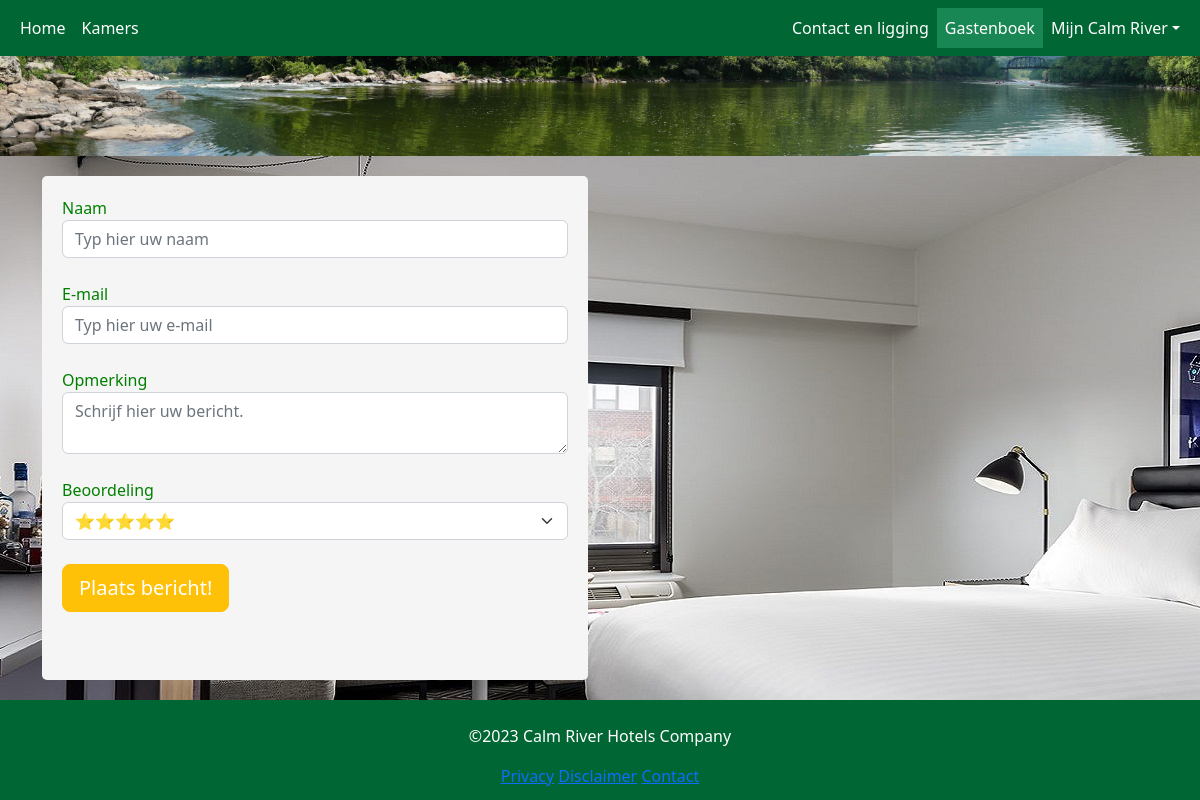
The app's page /reviews, older data.
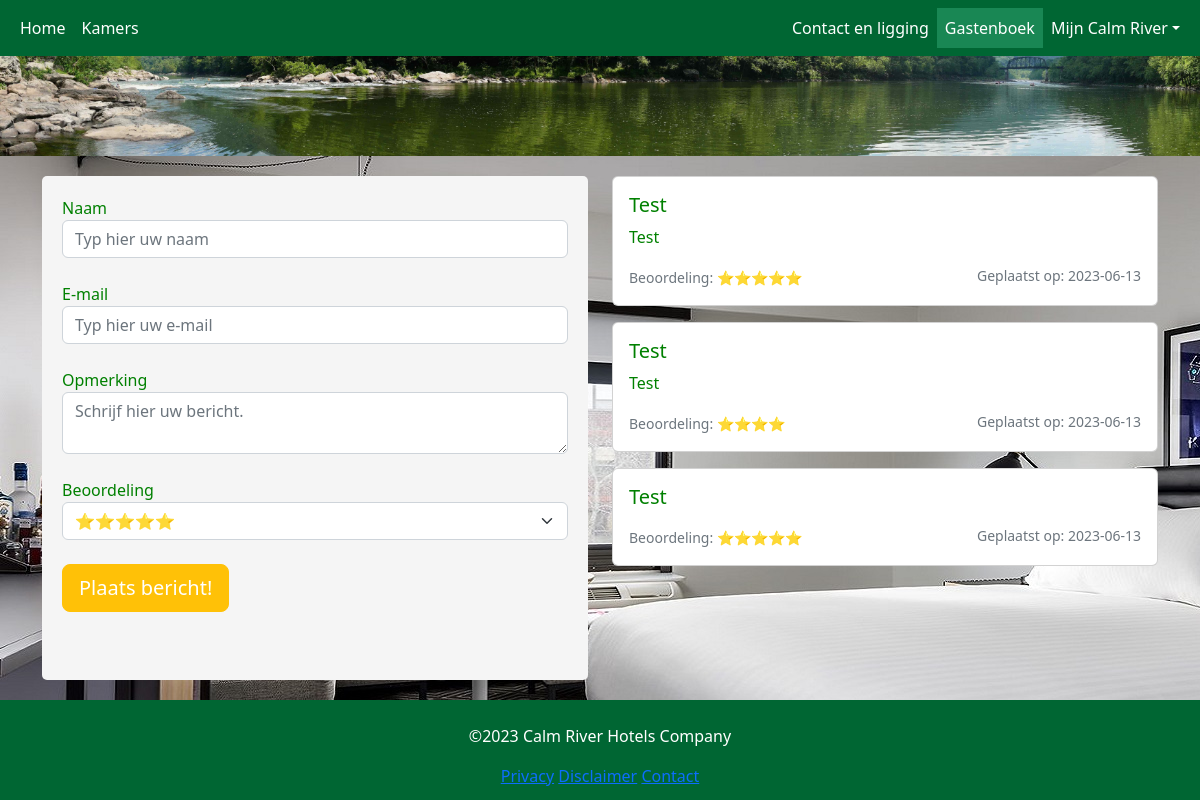
The same page, newer data.
### models/Review.py (models this page shows, shortened)
class Review(db.Model):
    __tablename__ = 'reviews'
    id = db.Column(db.Integer, primary_key=True)
    name = db.Column(db.String(50), index=True)
    rating_id = db.Column(db.Integer, default=5, index=True)
    email = db.Column(db.String(255))
    comment = db.Column(db.Text, nullable=True)
    created_at = db.Column(db.DateTime, nullable=True, unique=False, index=False, default=datetime.utcnow)
    updated_at = db.Column(db.DateTime, nullable=True, unique=False, index=False, default=datetime.utcnow)

### blueprints/reviews/views.py (the view, shortened to what this page needs)
@reviews_bp.route('/reviews', methods=['GET', 'POST'])
def reviews():
    active_page = 'reviews'
    session["url"] = active_page
    reviews = Review.query.order_by(Review.created_at.desc()).limit(10).all()
    form = ReviewForm()
    return render_template('reviews_index.html', form=form, reviews=reviews, active_page=active_page)

### forms.py
class ReviewForm(FlaskForm):
    name = StringField('Naam', validators=[DataRequired()],
                       render_kw={"placeholder": "Typ hier uw naam", "class": "form-control"})
    email = StringField('E-mail', validators=[DataRequired(), Email(message="Ongeldig e-mailadres")],
                        render_kw={"placeholder": "Typ hier uw e-mail", "class": "form-control"})
    comment = TextAreaField('Opmerking', render_kw={"placeholder": "Schrijf hier uw bericht.", "class": "form-control"})
    rating_id = SelectField('Beoordeling',
                            choices=[('5', '⭐⭐⭐⭐⭐'), ('4', '⭐⭐⭐⭐'), ('3', '⭐⭐⭐'), ('2', '⭐⭐'), ('1', '⭐')],
                            validators=[DataRequired()], render_kw={"class": "form-select"})
    submit = SubmitField('Plaats bericht!', render_kw={"class": "btn btn-lg btn-warning mb-5 me-3 text-white"})

### blueprints/reviews/templates/reviews_index.html (shortened to what this page needs)
{% extends "base.html" %}
{% block content %}
<link rel="stylesheet" href="{{ url_for('static', filename='css/forms.css') }}">
<div class="container mt-3">
<div class="row">
  <div class="col-md-6 mb-3">
    <form method="POST" style="background-color: #f5f5f5; padding: 20px; border-radius: 5px;">
        {{ form.name.label }} {{ form.name() }}<br>
        {{ form.email.label }} {{ form.email(class_=' '.join(['form-control'] + (['error-input'] if form.email.errors else []))) }}
        <br>
        {{ form.comment.label }} {{ form.comment() }}<br>
        {{ form.rating_id.label }} {{ form.rating_id() }}<br>
        {{ form.submit() }}
    </form>
  </div>
  <div class="col-md-6">
    {% for review in reviews %}
    <div class="card mb-3">
      <div class="card-body">
        <h5 class="card-title">{{ review.name }}</h5>
        <p class="card-text">{{ review.comment }}</p>
        <p class="card-text">
            <small class="text-muted">Beoordeling: {{ review.rating_id * '⭐' }}</small>
            <small class="text-muted float-end">Geplaatst op: {{ review.created_at.strftime('%Y-%m-%d') }}</small>
        </p>
      </div>
    </div>
    {% endfor %}
  </div>
</div>
</div>
{% endblock %}

Row changes from the older to the newer data that the page shows:
added Review: name "Test", comment "Test", rating_id "⭐⭐⭐⭐⭐", created_at "2023-06-13"
added Review: name "Test", comment "Test", rating_id "⭐⭐⭐⭐", created_at "2023-06-13"
added Review: name "Test", rating_id "⭐⭐⭐⭐⭐", created_at "2023-06-13"
